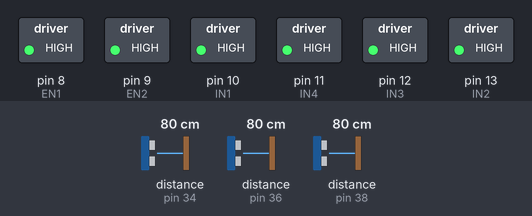
The sketch below on a simulated Arduino Uno, built with avr-gcc and run on an emulated ATmega328P. Shown: switched loads named in the sketch (green lamp = pin HIGH). The inputs (shaded band) are chosen by the test bench; at power-on: distance to the obstacle (sensors on pin 34, pin 36, pin 38) 80 cm. The echo pulse lasts 58.3 µs per cm; what the sketch prints to the serial monitor is not drawn.

Above: at 1.2 s.
1.3 s: distance to the obstacle (sensor on pin 34) set to 33 cm
4.3 s: distance to the obstacle (sensor on pin 34) set to 26 cm
At 5.6 s:
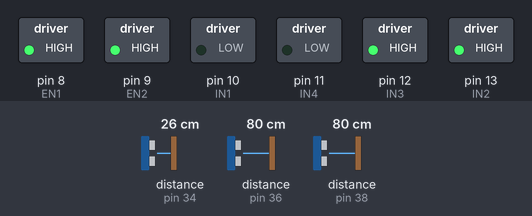
5.9 s: distance to the obstacle (sensor on pin 34) set to 55 cm
7.4 s: distance to the obstacle (sensor on pin 34) set to 63 cm
At 8.5 s:
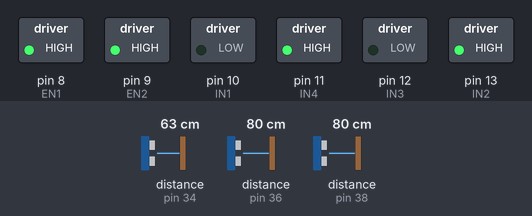
10.4 s: distance to the obstacle (sensor on pin 36) set to 32 cm
13.4 s: distance to the obstacle (sensor on pin 36) set to 27 cm
At 14.1 s:
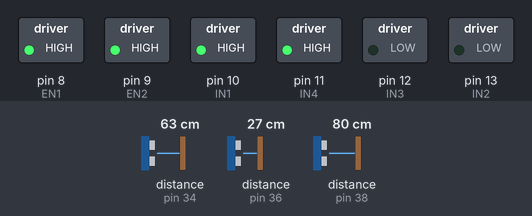
Timing chart, 0 to 16.1 s (numbered marks = the images above; inputs shaded):
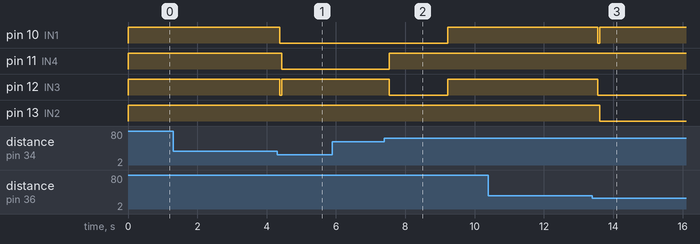

Measured:
- the behaviour switches between 30 and 29 cm on distance to the obstacle (sensor on pin 34) (found by bisection; images 0 and 1)
- the behaviour switches between 59 and 60 cm on distance to the obstacle (sensor on pin 34) (found by bisection; images 1 and 2)
- the behaviour switches between 30 and 29 cm on distance to the obstacle (sensor on pin 36) (found by bisection; images 2 and 3)
- after the input at 4.3 s, pin 10 (IN1): HIGH → LOW after 0.07 s; pin 11 (IN4): HIGH → LOW after 0.13 s; pin 12 (IN3): HIGH → LOW after 0.07 s, → HIGH 0.06 s later
- after the input at 7.4 s, pin 10 (IN1): LOW → HIGH after 1.8 s; pin 11 (IN4): LOW → HIGH after 0.14 s; pin 12 (IN3): HIGH → LOW after 0.14 s, → HIGH 1.7 s later
- after the input at 13.4 s, pin 10 (IN1): HIGH → LOW after 0.15 s, → HIGH 0.06 s later; pin 12 (IN3): HIGH → LOW after 0.15 s; pin 13 (IN2): HIGH → LOW after 0.21 s

The sketch:

wallfollow_turn_v2.ino
```cpp
#include <NewPing.h>
#define SONAR_NUM     3 // Number or sensors.
#define MAX_DISTANCE 400 // Maximum distance (in cm) to ping.
#define PING_INTERVAL 66 // Milliseconds between sensor pings (29ms is about the min to avoid cross-sensor echo).
#define THRES 30
#define THRES_FORW 1
#define THRESH_UP 30
#define ERROR_THRESH 20
#define OVERFLOW 10
#define IN1 10
#define IN2 13
#define IN4 11
#define IN3 12
#define EN1 8
#define EN2 9
#define TURN_THRES 200
int flag_turn = 0;
unsigned long pingTimer[SONAR_NUM]; // Holds the times when the next ping should happen for each sensor.
unsigned int cm[SONAR_NUM];         // Where the ping distances are stored.
uint8_t currentSensor = 0;          // Keeps track of which sensor is active.
int cycle = 0;
void intersctionright();
void intersectionleft();
void turnright();
void turnleft();
void correctright();
void correctleft();
void moveservo(int);
int getdistleft();
int getdistright();
int getdistfor();
void goforward();
void correctleft();
void correctright();
void stall();
int left;
int right;
int forw;
NewPing sonar[SONAR_NUM] = {     // Sensor object array. trig followed by echo
  NewPing(37, 36, MAX_DISTANCE), // left
  NewPing(39, 38, MAX_DISTANCE), //forw
  NewPing(35, 34, MAX_DISTANCE), // right

};

void setup()
{
  Serial.begin(115200);
  pingTimer[0] = millis() + 75;           // First ping starts at 75ms, gives time for the Arduino to chill before starting.
  for (uint8_t i = 1; i < SONAR_NUM; i++) // Set the starting time for each sensor.
    pingTimer[i] = pingTimer[i - 1] + PING_INTERVAL;
  pinMode(EN1, OUTPUT); //en1
  pinMode(EN2, OUTPUT); //en2
  pinMode(IN1, OUTPUT); //left Motor input 1
  pinMode(IN2, OUTPUT); //left Motor input 2
  pinMode(IN4, OUTPUT); //right Motor input 1
  pinMode(IN3, OUTPUT); //right Motor input 2
  digitalWrite(EN2, HIGH);
  digitalWrite(EN1, HIGH);
}

void loop()
{

  get_distance_all_sensors();
  Serial.print("Left: ");
  Serial.print(left);
  Serial.print(" Forw: ");
  Serial.print(forw);
  Serial.print(" Right: ");
  Serial.println(right);
  if (left < THRES && right != 0 && left != 0 && right < THRES && (forw > THRES_FORW || forw == 0))
  {
    if (fabs(left - right) <= 2)
    {
      goforward();
    }
    else if (right > left)
    {
      correctright();
    }
    else if (left > right)
    {
      correctleft();
    }
  }
  else if ((left >= THRESH_UP) && (right < THRES && right != 0) && flag_turn == 0)
  {
    Serial.println("FOUND A TURN");
    for (int i = 0; i < OVERFLOW; i++)
    {
      goforward();
    }
    intersectionleft();
    cycle = 1;
  }
  else if ((left < THRES && left != 0) && (right >= THRESH_UP) && flag_turn == 0)
  {
    Serial.println("FOUND A TURN");
    for (int i = 0; i < OVERFLOW; i++)
    {
      goforward();
    }
    intersectionright();
    cycle = 1;
  }
  else if (flag_turn == 1)
  {
    goforward();
  }
  else
  {
    stall();
  }
  if ((cycle != 0) && (cycle < TURN_THRES))
  {
    flag_turn = 1;
    cycle++;
  }
  else if (cycle == 0)
  {
    cycle = 0;
  }
  else if (cycle >= TURN_THRES)
  {
    flag_turn = 0;
    cycle = 0;
  }
  else
  {
    cycle = 0;
  }
}
void get_distance_all_sensors()
{
  for (uint8_t i = 0; i < SONAR_NUM; i++)
  { // Loop through all the sensors.
    if (millis() >= pingTimer[i])
    { // Is it this sensor's time to ping?
      pingTimer[i] += PING_INTERVAL * SONAR_NUM;  // Set next time this sensor will be pinged.
      if (i == 0 && currentSensor == SONAR_NUM - 1) //oneSensorCycle(); // Sensor ping cycle complete, do something with the results.
        sonar[currentSensor].timer_stop();          // Make sure previous timer is canceled before starting a new ping (insurance).
      currentSensor = i;                          // Sensor being accessed.
      cm[currentSensor] = 0;                      // Make distance zero in case there's no ping echo for this sensor.
      sonar[currentSensor].ping_timer(echoCheck); // Do the ping (processing continues, interrupt will call echoCheck to look for echo).
    }
  }  //
  left = cm[0];
  forw = cm[1];
  right = cm[2];
}
void intersectionright() //code to be run if there is a right turn intersection
{
  get_distance_all_sensors();
  int old_r[3] = {left, forw, right};
  while (!(fabs(left - old_r[1]) <= ERROR_THRESH && fabs(forw - old_r[2]) <= ERROR_THRESH))
  {
    turnright();
    get_distance_all_sensors();
    Serial.println("right");
    Serial.print("IN1 : "); Serial.println(digitalRead(IN1));
    Serial.print("IN2 : "); Serial.println(digitalRead(IN2));
    Serial.print("IN3 : "); Serial.println(digitalRead(IN3));
    Serial.print("IN4 : "); Serial.println(digitalRead(IN4));

  }
}

void intersectionleft() //code to be run if there is a left turn intersection
{
  Serial.println("In intersection left");
  get_distance_all_sensors();
  int old_r[3] = {left, forw, right};
  while (!(fabs(right - old_r[1]) <= ERROR_THRESH && fabs(forw - old_r[0]) <= ERROR_THRESH))
  {
    turnleft();
    get_distance_all_sensors();
    Serial.println("left");

  }

}

void goforward()
{
  Serial.println("###########GO FORWARD ###########");
  digitalWrite(IN1, LOW);
  digitalWrite(IN2, HIGH);
  digitalWrite(IN3, LOW);
  digitalWrite(IN4, HIGH);
  Serial.print("IN1 : "); Serial.println(digitalRead(IN1));
  Serial.print("IN2 : "); Serial.println(digitalRead(IN2));
  Serial.print("IN3 : "); Serial.println(digitalRead(IN3));
  Serial.print("IN4 : "); Serial.println(digitalRead(IN4));
}

void turnleft()
{
  Serial.println("###########LEFT TURN ###########");
  digitalWrite(IN1, LOW);
  digitalWrite(IN2, HIGH);
  digitalWrite(IN3, HIGH);
  digitalWrite(IN4, LOW);
  digitalWrite(IN1, LOW);
  digitalWrite(IN2, HIGH);
  digitalWrite(IN3, HIGH);
  digitalWrite(IN4, LOW);
  Serial.print("IN1 : "); Serial.println(digitalRead(IN1));
  Serial.print("IN2 : "); Serial.println(digitalRead(IN2));
  Serial.print("IN3 : "); Serial.println(digitalRead(IN3));
  Serial.print("IN4 : "); Serial.println(digitalRead(IN4));
}

void turnright()
{
  Serial.println("###########RIGHT TURN ###########");
  digitalWrite(IN1, HIGH);
  digitalWrite(IN2, LOW);
  digitalWrite(IN3, LOW);
  digitalWrite(IN4, HIGH);
  digitalWrite(IN1, HIGH);
  digitalWrite(IN2, LOW);
  digitalWrite(IN3, LOW);
  digitalWrite(IN4, HIGH);

  Serial.print("IN1 : "); Serial.println(digitalRead(IN1));
  Serial.print("IN2 : "); Serial.println(digitalRead(IN2));
  Serial.print("IN3 : "); Serial.println(digitalRead(IN3));
  Serial.print("IN4 : "); Serial.println(digitalRead(IN4));
}
void correctright()
{
  Serial.println("########CORRECTING RIGHT#########");
  digitalWrite(IN1, LOW);
  digitalWrite(IN2, HIGH);
  digitalWrite(IN3, LOW);
  digitalWrite(IN4, HIGH);
  analogWrite(EN1, 230);
  analogWrite(EN2, 232);
}
void correctleft()
{
  Serial.println("#########CORRECTING LEFT#########");
  digitalWrite(IN1, LOW);
  digitalWrite(IN2, HIGH);
  digitalWrite(IN3, LOW);
  digitalWrite(IN4, HIGH);
  analogWrite(EN1, 232);
  analogWrite(EN2, 230);
}
void stall()
{
  digitalWrite(IN1, HIGH);
  digitalWrite(IN2, HIGH);
  digitalWrite(IN3, HIGH);
  digitalWrite(IN4, HIGH);
}

void echoCheck() { // If ping received, set the sensor distance to array.
  if (sonar[currentSensor].check_timer())
    cm[currentSensor] = sonar[currentSensor].ping_result / US_ROUNDTRIP_CM;
}

void oneSensorCycle() { // Sensor ping cycle complete, do something with the results.
  for (uint8_t i = 0; i < SONAR_NUM; i++) {
    Serial.print(i);
    Serial.print("=");
    Serial.print(cm[i]);
    Serial.print("cm ");
  }
  Serial.println();
}
```

n.ino
```cpp

```
